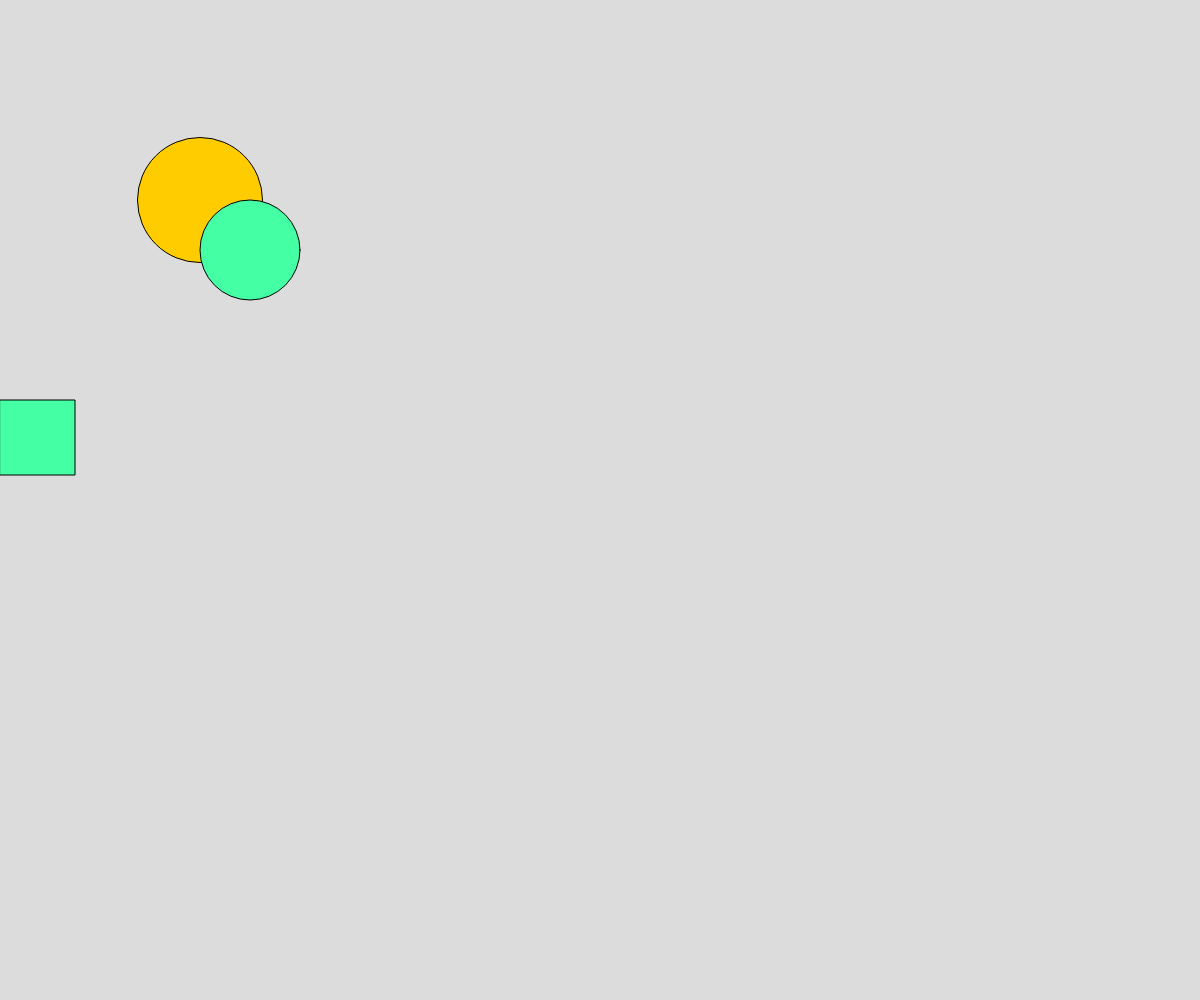
Frame 1 (no input)
Frame 60 (no input): identical to frame 1, image omitted
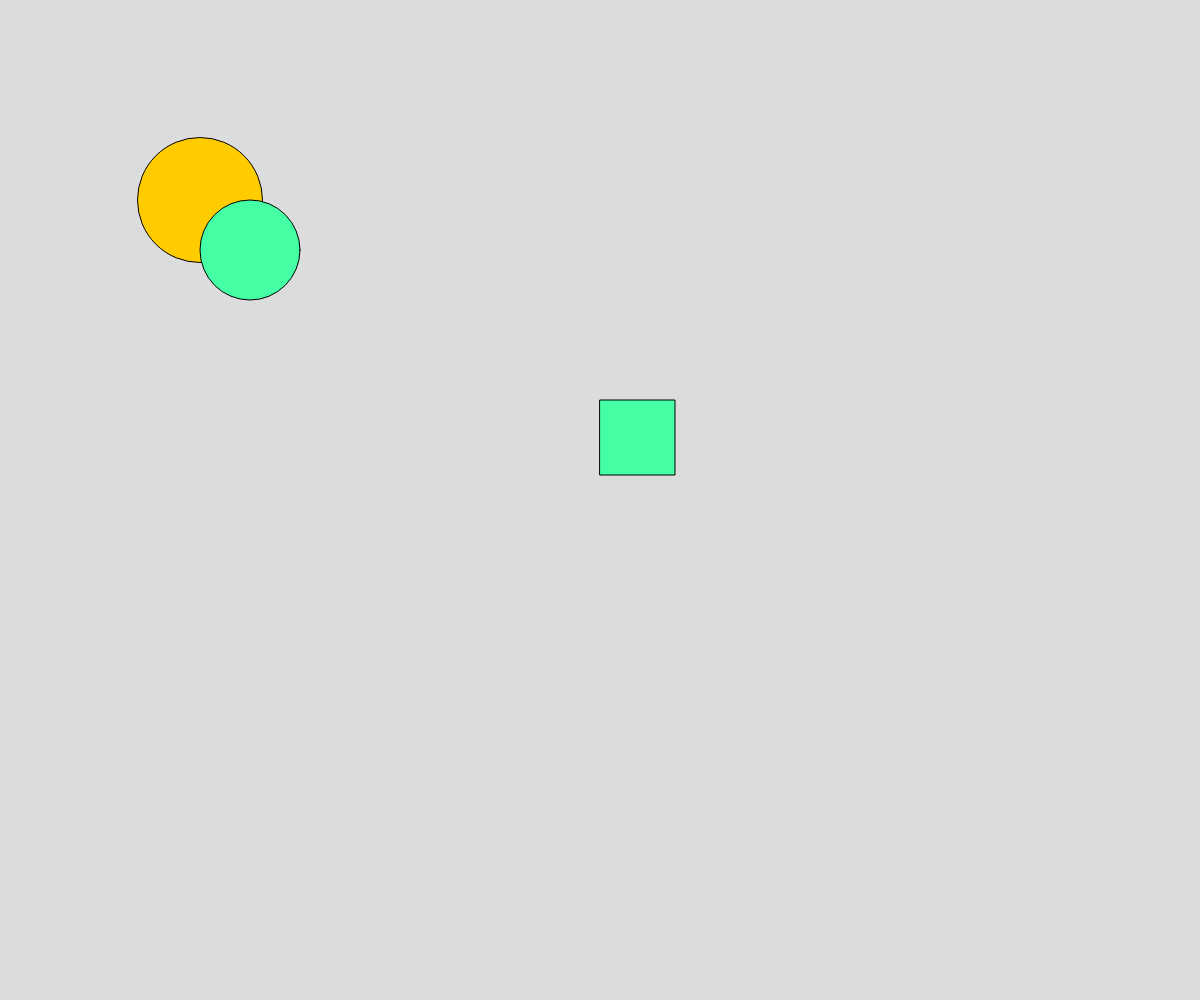
Frame 120 (the mouse pressed at the canvas centre since frame 60)

The p5.js sketch that drew these frames (run headless with seeded random() and noise() and a simulated clock; from frame 60 on, the mouse is pressed at the canvas centre):

// p5.js sketch
// ── sketch.js
// Project Title
// Your Name
// Date
//
// Extra for Experts:
// - describe what you did to take this project "above and beyond"


function setup() {
  createCanvas(windowWidth, windowHeight);
}

function draw() {
  background(220);
  fill(255, 204, 0);
  ellipse(200, 200, 125);
  fill(69, 420, 165);
  ellipse(250, 250, 100);
  rect(mouseX, 400, 75, 75);
}
